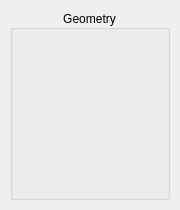
<?xml version="1.0" encoding="UTF-8"?>
<ui version="4.0">
 <class>RegionCfger</class>
 <widget class="QFrame" name="RegionCfger">
  <property name="geometry">
   <rect>
    <x>0</x>
    <y>0</y>
    <width>180</width>
    <height>210</height>
   </rect>
  </property>
  <widget class="GeometryCfger" name="geometry">
   <property name="geometry">
    <rect>
     <x>10</x>
     <y>10</y>
     <width>160</width>
     <height>190</height>
    </rect>
   </property>
   <property name="title">
    <string>Geometry</string>
   </property>
   <property name="alignment">
    <set>Qt::AlignCenter</set>
   </property>
   <property name="flat">
    <bool>true</bool>
   </property>
  </widget>
 </widget>
 <customwidgets>
  <customwidget>
   <class>GeometryCfger</class>
   <extends>QGroupBox</extends>
   <header>GeometryCfger.h</header>
   <container>1</container>
  </customwidget>
 </customwidgets>
 <resources/>
 <connections/>
</ui>
